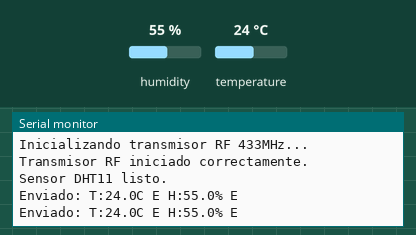
This sketch was run on a simulated Arduino Uno, built with avr-gcc and run on an emulated ATmega328P. Parts: the last lines printed to the serial monitor. Inputs (shaded band) come from the test bench; at power-on: humidity 55 %, temperature 24 °C. No radio packets arrive unless stated.

Above: at 2.9 s.
3.0 s: humidity set to 22 %
At 4.6 s:
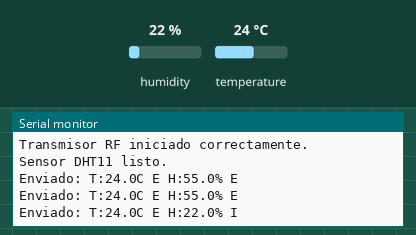
5.8 s: temperature set to 12 °C
At 6.8 s:
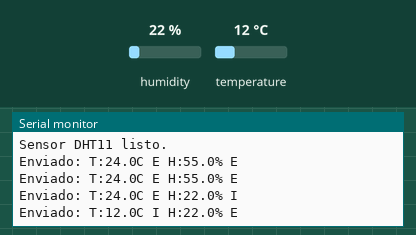
8.6 s: humidity set to 40 %
At 8.6 s:
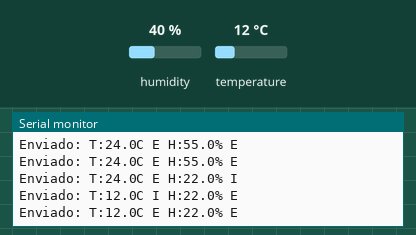
Timing chart, 0 to 11.6 s (numbered marks = the images above; inputs shaded):
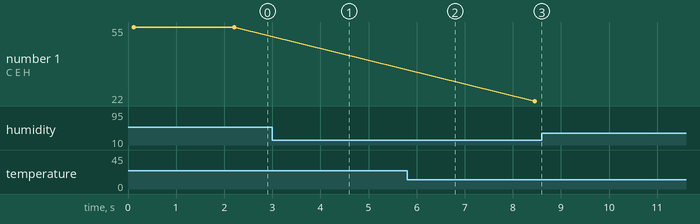

The sketch:

tx_code.ino
```cpp
#include <RH_ASK.h>
#include <SPI.h>
#include "DHT.h"

#define DHTPIN 4
#define DHTTYPE DHT11
DHT dht(DHTPIN, DHTTYPE);

#define TX_PIN 17
RH_ASK driver(2000, -1, TX_PIN, -1);

float tempAnterior = NAN;
float humAnterior = NAN;
const float UMBRAL_PORCENTAJE = 2.0;

void setup() {
  Serial.begin(9600);
  dht.begin();

  Serial.println("Inicializando transmisor RF 433MHz...");
  if (!driver.init()) {
    Serial.println("Error al iniciar el transmisor RF.");
  } else {
    Serial.println("Transmisor RF iniciado correctamente.");
  }

  Serial.println("Sensor DHT11 listo.");
}

void loop() {
  float temperatura = dht.readTemperature();
  float humedad = dht.readHumidity();

  if (isnan(temperatura) || isnan(humedad)) {
    Serial.println("Error al leer DHT11");
    delay(2000);
    return;
  }

  bool tempEstable = true;
  bool humEstable = true;

  if (!isnan(tempAnterior)) {
    float variacionTemp = fabs((temperatura - tempAnterior) / tempAnterior) * 100.0;
    if (variacionTemp > UMBRAL_PORCENTAJE) tempEstable = false;
  }

  if (!isnan(humAnterior)) {
    float variacionHum = fabs((humedad - humAnterior) / humAnterior) * 100.0;
    if (variacionHum > UMBRAL_PORCENTAJE) humEstable = false;
  }

  String mensaje = "T:" + String(temperatura, 1) + "C " + (tempEstable ? "E" : "I") +
                   " H:" + String(humedad, 1) + "% " + (humEstable ? "E" : "I");

  const char *msg = mensaje.c_str();
  driver.send((uint8_t*)msg, strlen(msg));
  driver.waitPacketSent();

  Serial.print("Enviado: ");
  Serial.println(mensaje);

  tempAnterior = temperatura;
  humAnterior = humedad;

  delay(2000);
}
```

Measured:
- after the input at 3.0 s, the serial monitor: prints a new line after 1.3 s (image 1)
- after the input at 5.8 s, the serial monitor: prints a new line after 0.57 s (image 2)
- plotted number 1: 22 → 40 after the input at 8.6 s
